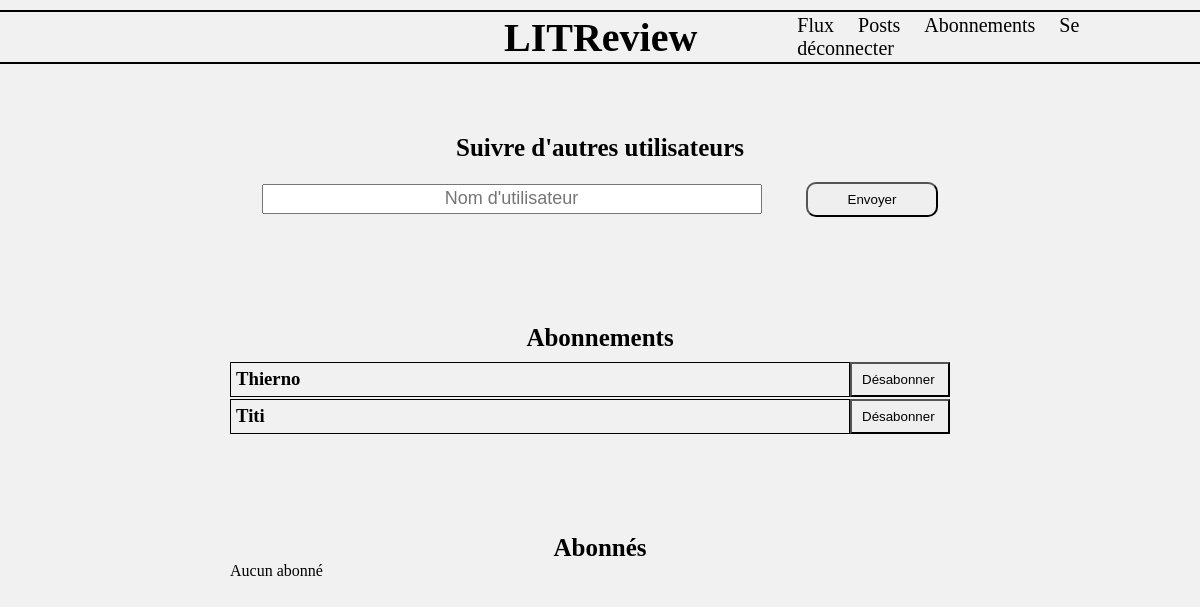
The app's page /subscriptions (signed in), older data.
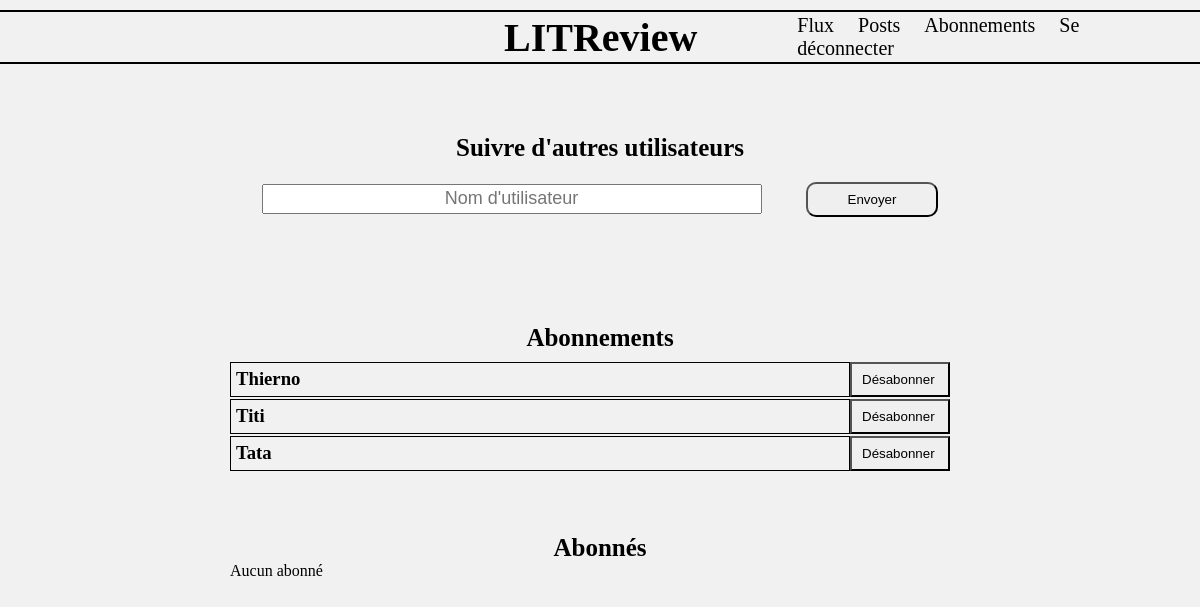
The same page, newer data.
### authentication/models.py (models this page shows, shortened)
class UserFollows(models.Model):
    user = models.ForeignKey(
        to=settings.AUTH_USER_MODEL,
        on_delete=models.CASCADE,
        related_name='following',
    )
    followed_user = models.ForeignKey(
        to=settings.AUTH_USER_MODEL,
        on_delete=models.CASCADE,
        related_name='followed_by',
    )
    class Meta:
        unique_together = (
            'user',
            'followed_user',
        )

class User(AbstractUser):
    def __str__(self):
        return f'{self.username}'

### authentication/views.py (the view, shortened to what this page needs)
class SubscriptionView(View):
    template = 'authentication/subscription.html'
    form = forms.SubscriptionForm
    def get(self, request):
        form = self.form()
        current_user = request.user
        subscriptions = []
        subscribers = []
        for subscription in models.UserFollows.objects.all():
            if subscription.user == current_user:
                subscriptions.append(subscription)
            if subscription.followed_user == current_user:
                subscribers.append(subscription.user)
        context = {
            'form': form,
            'current_user': current_user,
            'subscriptions': subscriptions,
            'subscribers': subscribers,
        }
        return render(
            request,
            self.template,
            context=context,
        )

### authentication/forms.py
class SubscriptionForm(forms.Form):
    username = forms.CharField(
        max_length=50,
        label=False,
        widget=forms.TextInput(
            attrs={
                "class": "textbox subscription_textbox_username",
                "placeholder": "Nom d'utilisateur",
            }
        ),
    )

### authentication/templates/authentication/subscription.html (shortened to what this page needs)
{% extends "base.html" %}
{% block content %}
    <div class="subrcitpion_followers">
        <section class="subrcitpion_follows__users">
            <h2>Suivre d'autres utilisateurs</h2>
            <form method="POST">
                {{ form }}
                <input class="btn" type="submit" value="Envoyer">
            </form>
        </section>
        <section class="subscription">
            <h2 class="subscription__title">Abonnements</h2>
            <ul>
                {% for subscription in subscriptions %}
                <li>
                    <div class="subscription_items">
                        <h3 class="subscription_name">{{ subscription.followed_user }}</h3>
                        <a href="{% url 'unsubscribe' subscription.id %}"><button class="btn subscription_name__btn" type='button'>Désabonner</button></a>
                    </div>
                </li>
                {% empty %}
                <p>Aucun abonnement</p>
                {% endfor %}
            </ul>
        </section>
        <section class="subscription_subscribers">
            <h2 class="subscription_subscribers__title">Abonnés</h2>
            <ul>
                {% for subscriber in subscribers %}
                    {% if not forloop.first %}
                        <hr>
                    {% endif %}
                    <li class="subscription_subscribers__username">{{ subscriber }}</li>
                {% empty %}
                    <p>Aucun abonné</p>
                {% endfor %}
            </ul>
        </section>
    </div>
{% endblock %}

Row changes from the older to the newer data that the page shows:
added UserFollows: followed_user "Tata"
